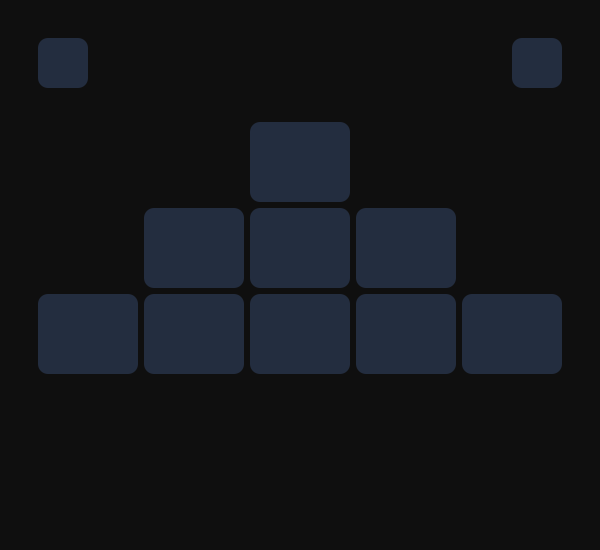
<?xml version="1.0" encoding="UTF-8"?>
<ui version="4.0">
 <class>PyramidGame</class>
 <widget class="QWidget" name="PyramidGame">
  <property name="geometry">
   <rect>
    <x>0</x>
    <y>0</y>
    <width>600</width>
    <height>550</height>
   </rect>
  </property>
  <property name="minimumSize">
   <size>
    <width>600</width>
    <height>550</height>
   </size>
  </property>
  <property name="styleSheet">
   <string notr="true">QWidget {
	background-color: #0F0F0F;
}
QPushButton {
	color: rgb(185, 185, 185);
	border-radius: 10px;
	background-color: #232D3F;
}

QPushButton:hover {
	background-color: #008170;
}

QLabel {
	color: rgb(209, 209, 209);
	border-radius: 10px;
}</string>
  </property>
  <layout class="QGridLayout" name="gridLayout_2" rowstretch="4,0,0,0,0,1,3">
   <item row="2" column="3">
    <widget class="QPushButton" name="pushButton3">
     <property name="minimumSize">
      <size>
       <width>100</width>
       <height>80</height>
      </size>
     </property>
     <property name="maximumSize">
      <size>
       <width>100</width>
       <height>80</height>
      </size>
     </property>
     <property name="font">
      <font>
       <family>Comic Sans MS</family>
       <pointsize>36</pointsize>
       <bold>true</bold>
      </font>
     </property>
     <property name="focusPolicy">
      <enum>Qt::NoFocus</enum>
     </property>
     <property name="text">
      <string/>
     </property>
    </widget>
   </item>
   <item row="3" column="5">
    <widget class="QPushButton" name="pushButton9">
     <property name="minimumSize">
      <size>
       <width>100</width>
       <height>80</height>
      </size>
     </property>
     <property name="maximumSize">
      <size>
       <width>100</width>
       <height>80</height>
      </size>
     </property>
     <property name="font">
      <font>
       <family>Comic Sans MS</family>
       <pointsize>36</pointsize>
       <bold>true</bold>
      </font>
     </property>
     <property name="focusPolicy">
      <enum>Qt::NoFocus</enum>
     </property>
     <property name="text">
      <string/>
     </property>
    </widget>
   </item>
   <item row="3" column="2">
    <widget class="QPushButton" name="pushButton6">
     <property name="minimumSize">
      <size>
       <width>100</width>
       <height>80</height>
      </size>
     </property>
     <property name="maximumSize">
      <size>
       <width>100</width>
       <height>80</height>
      </size>
     </property>
     <property name="font">
      <font>
       <family>Comic Sans MS</family>
       <pointsize>36</pointsize>
       <bold>true</bold>
      </font>
     </property>
     <property name="focusPolicy">
      <enum>Qt::NoFocus</enum>
     </property>
     <property name="text">
      <string/>
     </property>
    </widget>
   </item>
   <item row="5" column="1" colspan="2">
    <widget class="QLabel" name="player1Label">
     <property name="minimumSize">
      <size>
       <width>0</width>
       <height>40</height>
      </size>
     </property>
     <property name="font">
      <font>
       <family>Comic Sans MS</family>
       <pointsize>12</pointsize>
       <bold>true</bold>
      </font>
     </property>
     <property name="text">
      <string/>
     </property>
     <property name="alignment">
      <set>Qt::AlignCenter</set>
     </property>
     <property name="wordWrap">
      <bool>true</bool>
     </property>
    </widget>
   </item>
   <item row="3" column="3">
    <widget class="QPushButton" name="pushButton7">
     <property name="minimumSize">
      <size>
       <width>100</width>
       <height>80</height>
      </size>
     </property>
     <property name="maximumSize">
      <size>
       <width>100</width>
       <height>80</height>
      </size>
     </property>
     <property name="font">
      <font>
       <family>Comic Sans MS</family>
       <pointsize>36</pointsize>
       <bold>true</bold>
      </font>
     </property>
     <property name="focusPolicy">
      <enum>Qt::NoFocus</enum>
     </property>
     <property name="text">
      <string/>
     </property>
    </widget>
   </item>
   <item row="6" column="3">
    <spacer name="verticalSpacer_3">
     <property name="orientation">
      <enum>Qt::Vertical</enum>
     </property>
     <property name="sizeHint" stdset="0">
      <size>
       <width>20</width>
       <height>40</height>
      </size>
     </property>
    </spacer>
   </item>
   <item row="3" column="4">
    <widget class="QPushButton" name="pushButton8">
     <property name="minimumSize">
      <size>
       <width>100</width>
       <height>80</height>
      </size>
     </property>
     <property name="maximumSize">
      <size>
       <width>100</width>
       <height>80</height>
      </size>
     </property>
     <property name="font">
      <font>
       <family>Comic Sans MS</family>
       <pointsize>36</pointsize>
       <bold>true</bold>
      </font>
     </property>
     <property name="focusPolicy">
      <enum>Qt::NoFocus</enum>
     </property>
     <property name="text">
      <string/>
     </property>
    </widget>
   </item>
   <item row="0" column="5" alignment="Qt::AlignRight|Qt::AlignVCenter">
    <widget class="QPushButton" name="restartButton">
     <property name="minimumSize">
      <size>
       <width>50</width>
       <height>50</height>
      </size>
     </property>
     <property name="maximumSize">
      <size>
       <width>50</width>
       <height>50</height>
      </size>
     </property>
     <property name="focusPolicy">
      <enum>Qt::NoFocus</enum>
     </property>
     <property name="text">
      <string/>
     </property>
     <property name="icon">
      <iconset resource="../Resources/resource.qrc">
       <normaloff>:/icons/redo.png</normaloff>:/icons/redo.png</iconset>
     </property>
     <property name="iconSize">
      <size>
       <width>25</width>
       <height>25</height>
      </size>
     </property>
    </widget>
   </item>
   <item row="2" column="4">
    <widget class="QPushButton" name="pushButton4">
     <property name="minimumSize">
      <size>
       <width>100</width>
       <height>80</height>
      </size>
     </property>
     <property name="maximumSize">
      <size>
       <width>100</width>
       <height>80</height>
      </size>
     </property>
     <property name="font">
      <font>
       <family>Comic Sans MS</family>
       <pointsize>36</pointsize>
       <bold>true</bold>
      </font>
     </property>
     <property name="focusPolicy">
      <enum>Qt::NoFocus</enum>
     </property>
     <property name="text">
      <string/>
     </property>
    </widget>
   </item>
   <item row="3" column="1">
    <widget class="QPushButton" name="pushButton5">
     <property name="minimumSize">
      <size>
       <width>100</width>
       <height>80</height>
      </size>
     </property>
     <property name="maximumSize">
      <size>
       <width>100</width>
       <height>80</height>
      </size>
     </property>
     <property name="font">
      <font>
       <family>Comic Sans MS</family>
       <pointsize>36</pointsize>
       <bold>true</bold>
      </font>
     </property>
     <property name="focusPolicy">
      <enum>Qt::NoFocus</enum>
     </property>
     <property name="text">
      <string/>
     </property>
    </widget>
   </item>
   <item row="3" column="0">
    <spacer name="horizontalSpacer">
     <property name="orientation">
      <enum>Qt::Horizontal</enum>
     </property>
     <property name="sizeHint" stdset="0">
      <size>
       <width>40</width>
       <height>20</height>
      </size>
     </property>
    </spacer>
   </item>
   <item row="0" column="3">
    <spacer name="verticalSpacer_2">
     <property name="orientation">
      <enum>Qt::Vertical</enum>
     </property>
     <property name="sizeHint" stdset="0">
      <size>
       <width>20</width>
       <height>40</height>
      </size>
     </property>
    </spacer>
   </item>
   <item row="2" column="2">
    <widget class="QPushButton" name="pushButton2">
     <property name="minimumSize">
      <size>
       <width>100</width>
       <height>80</height>
      </size>
     </property>
     <property name="maximumSize">
      <size>
       <width>100</width>
       <height>80</height>
      </size>
     </property>
     <property name="font">
      <font>
       <family>Comic Sans MS</family>
       <pointsize>36</pointsize>
       <bold>true</bold>
      </font>
     </property>
     <property name="focusPolicy">
      <enum>Qt::NoFocus</enum>
     </property>
     <property name="text">
      <string/>
     </property>
    </widget>
   </item>
   <item row="5" column="4" colspan="2">
    <widget class="QLabel" name="player2Label">
     <property name="minimumSize">
      <size>
       <width>0</width>
       <height>40</height>
      </size>
     </property>
     <property name="font">
      <font>
       <family>Comic Sans MS</family>
       <pointsize>12</pointsize>
       <bold>true</bold>
      </font>
     </property>
     <property name="text">
      <string/>
     </property>
     <property name="alignment">
      <set>Qt::AlignCenter</set>
     </property>
     <property name="wordWrap">
      <bool>true</bool>
     </property>
    </widget>
   </item>
   <item row="4" column="3">
    <spacer name="verticalSpacer">
     <property name="orientation">
      <enum>Qt::Vertical</enum>
     </property>
     <property name="sizeHint" stdset="0">
      <size>
       <width>20</width>
       <height>40</height>
      </size>
     </property>
    </spacer>
   </item>
   <item row="5" column="3" alignment="Qt::AlignHCenter">
    <widget class="QLabel" name="vsLabel">
     <property name="maximumSize">
      <size>
       <width>50</width>
       <height>50</height>
      </size>
     </property>
     <property name="text">
      <string/>
     </property>
     <property name="pixmap">
      <pixmap resource="../Resources/resource.qrc">:/icons/vs.png</pixmap>
     </property>
     <property name="scaledContents">
      <bool>true</bool>
     </property>
     <property name="alignment">
      <set>Qt::AlignCenter</set>
     </property>
    </widget>
   </item>
   <item row="0" column="1" alignment="Qt::AlignLeft|Qt::AlignVCenter">
    <widget class="QPushButton" name="homeButton">
     <property name="minimumSize">
      <size>
       <width>50</width>
       <height>50</height>
      </size>
     </property>
     <property name="maximumSize">
      <size>
       <width>50</width>
       <height>50</height>
      </size>
     </property>
     <property name="focusPolicy">
      <enum>Qt::NoFocus</enum>
     </property>
     <property name="text">
      <string/>
     </property>
     <property name="icon">
      <iconset resource="../Resources/resource.qrc">
       <normaloff>:/icons/home.png</normaloff>:/icons/home.png</iconset>
     </property>
     <property name="iconSize">
      <size>
       <width>24</width>
       <height>24</height>
      </size>
     </property>
    </widget>
   </item>
   <item row="3" column="6">
    <spacer name="horizontalSpacer_2">
     <property name="orientation">
      <enum>Qt::Horizontal</enum>
     </property>
     <property name="sizeHint" stdset="0">
      <size>
       <width>40</width>
       <height>20</height>
      </size>
     </property>
    </spacer>
   </item>
   <item row="1" column="3">
    <widget class="QPushButton" name="pushButton">
     <property name="minimumSize">
      <size>
       <width>100</width>
       <height>80</height>
      </size>
     </property>
     <property name="maximumSize">
      <size>
       <width>100</width>
       <height>80</height>
      </size>
     </property>
     <property name="font">
      <font>
       <family>Comic Sans MS</family>
       <pointsize>36</pointsize>
       <bold>true</bold>
      </font>
     </property>
     <property name="focusPolicy">
      <enum>Qt::NoFocus</enum>
     </property>
     <property name="text">
      <string/>
     </property>
    </widget>
   </item>
  </layout>
 </widget>
 <resources>
  <include location="../Resources/resource.qrc"/>
  <include location="../Resources/resource.qrc"/>
  <include location="../resource/resource.qrc"/>
  <include location="C:/Users/sydr3/.designer/resource/resource.qrc"/>
 </resources>
 <connections/>
</ui>
